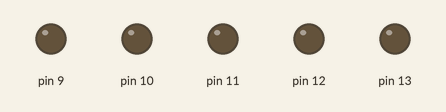
Simulated run of this sketch. Board: Arduino Uno, built with avr-gcc and run on an emulated ATmega328P. On the bench: output pins drawn as LEDs (lit = HIGH).

Above: at 0.5 s.
At 1.1 s:
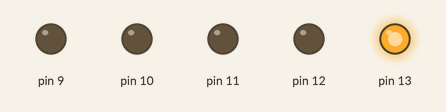
At 1.7 s:
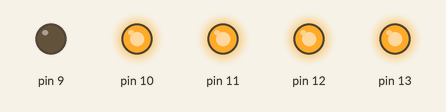
At 1.9 s:
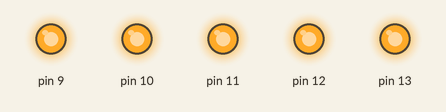
At 2.5 s:
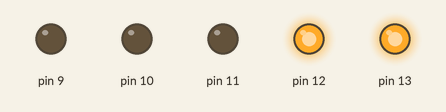
At 4.3 s:
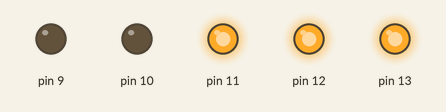
Timing chart, 0 to 4.6 s (numbered marks = the images above):
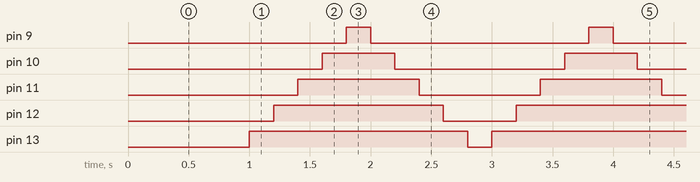

Measured:
- by itself, pin 9: alternates HIGH for 0.20 s and LOW for 1.8 s
- by itself, pin 10: alternates HIGH for 0.60 s and LOW for 1.4 s
- by itself, pin 11: alternates HIGH for 1.0 s and LOW for 1.0 s
- by itself, pin 12: alternates HIGH for 1.4 s and LOW for 0.60 s
- by itself, pin 13: alternates HIGH for 1.8 s and LOW for 0.20 s

The sketch:

waterfall.ino
```cpp
int BASE = 9 ; //LED connected to the first I / O pin

int NUM = 5;   //The number of LED 's

void setup()
{
   for (int i = BASE; i < BASE + NUM; i ++)
   {
     pinMode(i, OUTPUT);   //Set the digital I / O pin as an output
   }
}

void loop()
{
   for (int i = BASE; i < BASE + NUM; i ++)
   {
     digitalWrite(i, LOW);    //Set the digital I / O pin output is " LOW ", that gradually lights
     delay(200);        //Delayed
   }
   for (int i = 13; i > 8; i --)
   {
     digitalWrite(i, HIGH);    //Set the digital I / O pin output is " HIGH ", that gradually lights
     delay(200);        //Delayed
   }
}
```
